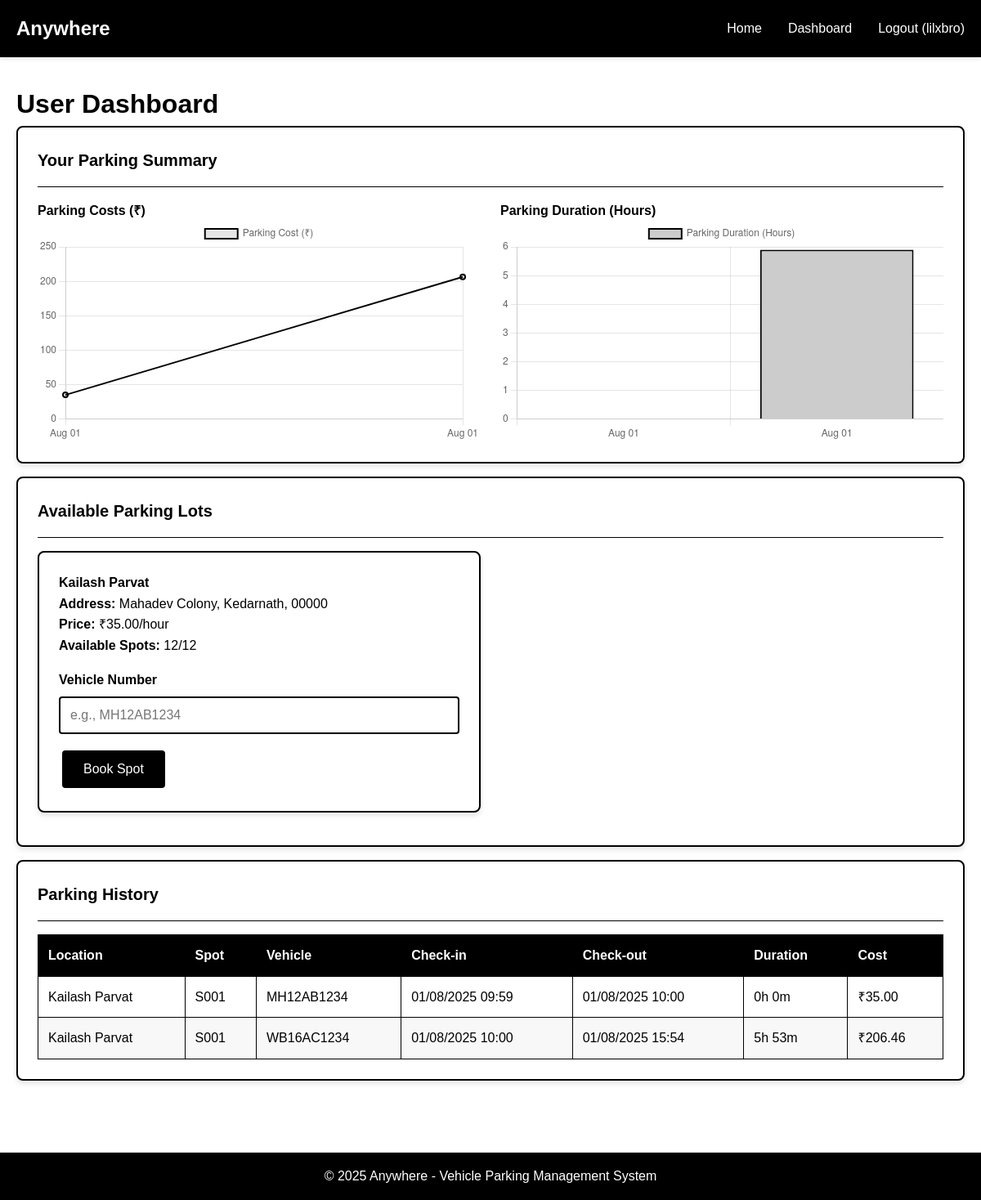
The app's page /user/dashboard (signed in), older data.
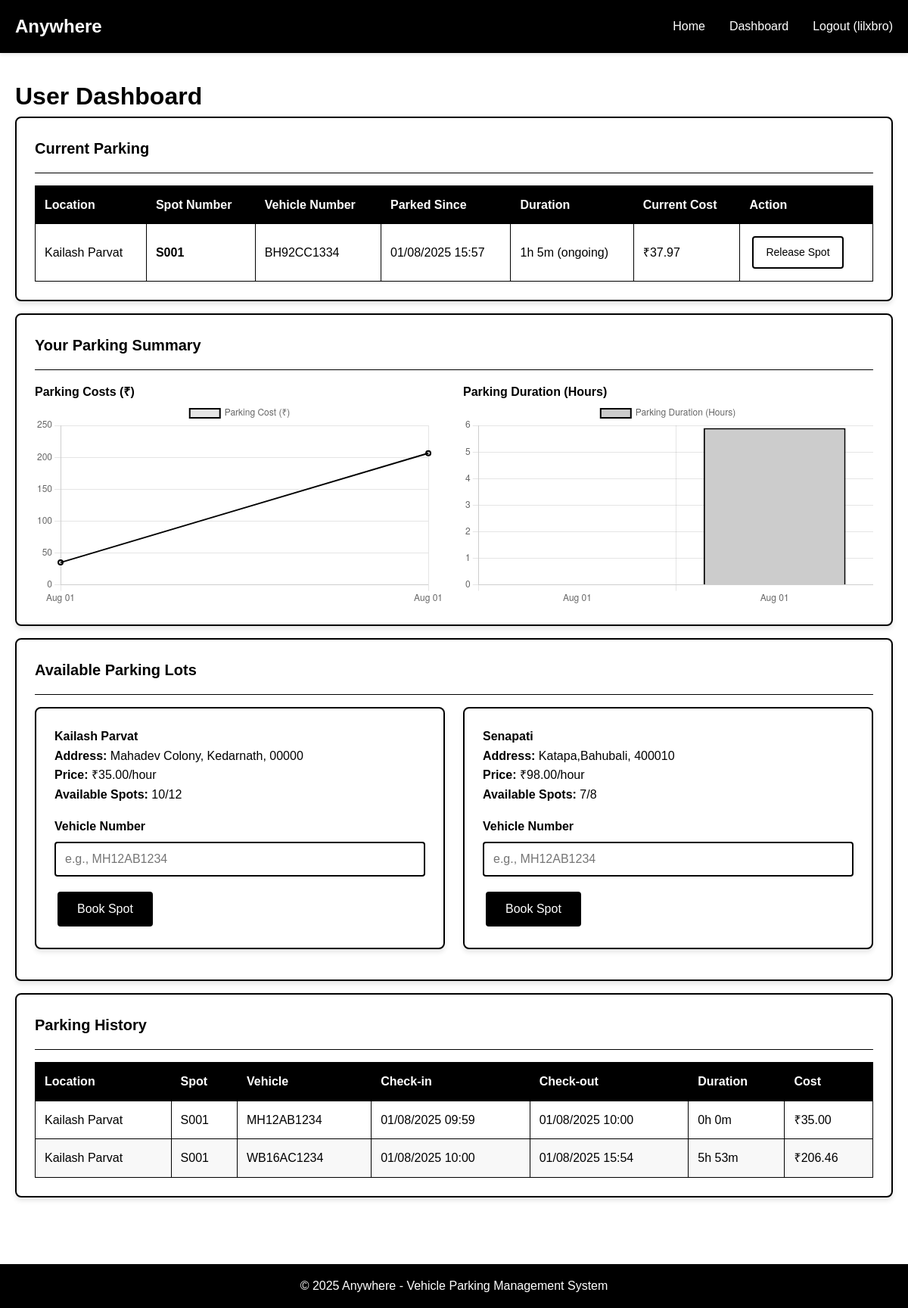
The same page, newer data.
### backend/models.py (models this page shows, shortened)
class User(db.Model):
    __tablename__ = 'users'
    id = db.Column(db.Integer, primary_key=True)
    username = db.Column(db.String(80), unique=True, nullable=False)
    email = db.Column(db.String(120), unique=True, nullable=False)
    password_hash = db.Column(db.String(120), nullable=False)
    phone = db.Column(db.String(15), nullable=True)
    is_admin = db.Column(db.Boolean, default=False)
    created_at = db.Column(db.DateTime, default=datetime.utcnow)
    reservations = db.relationship('Reservation', backref='user', lazy=True, cascade='all, delete-orphan')

class ParkingLot(db.Model):
    __tablename__ = 'parking_lots'
    id = db.Column(db.Integer, primary_key=True)
    prime_location_name = db.Column(db.String(100), nullable=False)
    address = db.Column(db.Text, nullable=False)
    pin_code = db.Column(db.String(10), nullable=False)
    price_per_hour = db.Column(db.Float, nullable=False)
    maximum_spots = db.Column(db.Integer, nullable=False)
    created_at = db.Column(db.DateTime, default=datetime.utcnow)
    spots = db.relationship('ParkingSpot', backref='lot', lazy=True, cascade='all, delete-orphan', order_by='ParkingSpot.spot_number')
    @property
    def available_spots_count(self):
        return len([spot for spot in self.spots if spot.status == 'A'])

class ParkingSpot(db.Model):
    __tablename__ = 'parking_spots'
    id = db.Column(db.Integer, primary_key=True)
    lot_id = db.Column(db.Integer, db.ForeignKey('parking_lots.id'), nullable=False)
    spot_number = db.Column(db.String(10), nullable=False)
    status = db.Column(db.String(1), default='A', nullable=False)  # A-Available, O-Occupied
    created_at = db.Column(db.DateTime, default=datetime.utcnow)
    reservations = db.relationship('Reservation', backref='spot', lazy=True)

class Reservation(db.Model):
    __tablename__ = 'reservations'
    id = db.Column(db.Integer, primary_key=True)
    spot_id = db.Column(db.Integer, db.ForeignKey('parking_spots.id'), nullable=False)
    user_id = db.Column(db.Integer, db.ForeignKey('users.id'), nullable=False)
    vehicle_number = db.Column(db.String(20), nullable=False)
    parking_timestamp = db.Column(db.DateTime, default=datetime.utcnow)
    leaving_timestamp = db.Column(db.DateTime, nullable=True)
    parking_cost = db.Column(db.Float, nullable=True)
    @property
    def duration_str(self):
        end_time = self.leaving_timestamp or datetime.utcnow()
        if self.parking_timestamp:
            duration = end_time - self.parking_timestamp
            hours = int(duration.total_seconds() // 3600)
            minutes = int((duration.total_seconds() % 3600) // 60)
            if not self.leaving_timestamp:
                return f"{hours}h {minutes}m (ongoing)"
            return f"{hours}h {minutes}m"
        return "N/A"
    @property
    def current_cost(self):
        if self.parking_timestamp and not self.leaving_timestamp:
            duration = datetime.utcnow() - self.parking_timestamp
            hours = duration.total_seconds() / 3600
            hours = max(1, hours) # Assuming minimum 1 hour charge
            return round(hours * self.spot.lot.price_per_hour, 2)
        return self.parking_cost or 0

### backend/app.py (the view)
@app.route('/user/dashboard')
@login_required
def user_dashboard():
    user = User.query.get(session['user_id'])
    if user.is_admin:
        return redirect(url_for('admin_dashboard'))
    lots = ParkingLot.query.all()
    available_lots = [lot for lot in lots if lot.available_spots_count > 0]
    current_reservations = Reservation.query.filter_by(
        user_id=user.id,
        leaving_timestamp=None
    ).all()
    past_reservations = Reservation.query.filter(
        Reservation.user_id == user.id,
        Reservation.leaving_timestamp.isnot(None)
    ).order_by(Reservation.leaving_timestamp.asc()).all()
    user_chart_data = {
        'labels': [res.leaving_timestamp.strftime('%b %d') for res in past_reservations],
        'costs': [res.parking_cost for res in past_reservations],
        'durations': [round((res.leaving_timestamp - res.parking_timestamp).total_seconds() / 3600, 2) for res in past_reservations]
    }
    return render_template('user_dashboard.html',
                           lots=available_lots,
                           current_reservations=current_reservations,
                           past_reservations=past_reservations,
                           user_chart_data=user_chart_data)

### backend/app.py (called while the page is built)
def login_required(f):
    @wraps(f)
    def decorated_function(*args, **kwargs):
        if 'user_id' not in session:
            flash('Please log in to access this page.', 'error')
            return redirect(url_for('login'))
        return f(*args, **kwargs)
    return decorated_function

### frontend/templates/user_dashboard.html (shortened to what this page needs)
{% extends "base.html" %}
{% block content %}
<h1>User Dashboard</h1>
{% if current_reservations %}
<div class="card mb-2">
    <div class="card-header">
        <h3 class="card-title">Current Parking</h3>
    </div>
    <table class="table">
        <thead>
            <tr>
                <th>Location</th>
                <th>Spot Number</th>
                <th>Vehicle Number</th>
                <th>Parked Since</th>
                <th>Duration</th>
                <th>Current Cost</th>
                <th>Action</th>
            </tr>
        </thead>
        <tbody>
            {% for reservation in current_reservations %}
            <tr>
                <td>{{ reservation.spot.lot.prime_location_name }}</td>
                <td><strong>{{ reservation.spot.spot_number }}</strong></td>
                <td>{{ reservation.vehicle_number }}</td>
                <td>{{ reservation.parking_timestamp.strftime('%d/%m/%Y %H:%M') }}</td>
                <td>{{ reservation.duration_str }}</td>
                <td>₹{{ "%.2f"|format(reservation.current_cost) }}</td>
                <td>
                    <a href="{{ url_for('release_spot', reservation_id=reservation.id) }}"
                       class="btn btn-small btn-danger"
                       onclick="return confirm('Are you sure you want to release this parking spot?')">Release Spot</a>
                </td>
            </tr>
            {% endfor %}
        </tbody>
    </table>
</div>
{% endif %}
{% if past_reservations %}
<div class="card mb-2">
    <div class="card-header">
        <h3 class="card-title">Your Parking Summary</h3>
    </div>
    <div class="row">
        <div class="col-md-6">
            <h4>Parking Costs (₹)</h4>
            <canvas id="parkingCostChart"></canvas>
        </div>
        <div class="col-md-6">
            <h4>Parking Duration (Hours)</h4>
            <canvas id="parkingDurationChart"></canvas>
        </div>
    </div>
</div>
{% endif %}
<div class="card mb-2">
    <div class="card-header">
        <h3 class="card-title">Available Parking Lots</h3>
    </div>
    {% if lots %}
        <div class="row">
            {% for lot in lots %}
            <div class="col-md-6">
                <div class="card mb-2">
                    <h4>{{ lot.prime_location_name }}</h4>
                    <p><strong>Address:</strong> {{ lot.address }}, {{ lot.pin_code }}</p>
                    <p><strong>Price:</strong> ₹{{ "%.2f"|format(lot.price_per_hour) }}/hour</p>
                    <p><strong>Available Spots:</strong> {{ lot.available_spots_count }}/{{ lot.maximum_spots }}</p>
                    {% if lot.available_spots_count > 0 %}
                        <form method="POST" action="{{ url_for('book_spot', lot_id=lot.id) }}" style="margin-top: 1rem;">
                            <div class="form-group">
                                <label class="form-label" for="vehicle_number_{{ lot.id }}">Vehicle Number</label>
                                <input type="text"
                                       class="form-control"
                                       id="vehicle_number_{{ lot.id }}"
                                       name="vehicle_number"
                                       placeholder="e.g., MH12AB1234"
                                       required>
                            </div>
                            <button type="submit" class="btn btn-primary">Book Spot</button>
                        </form>
                    {% else %}
                        <p class="text-center"><em>No spots available</em></p>
                    {% endif %}
                </div>
            </div>
            {% endfor %}
        </div>
    {% else %}
        <p class="text-center p-2">No parking lots available at the moment.</p>
    {% endif %}
</div>
{% if past_reservations %}
<div class="card">
    <div class="card-header">
        <h3 class="card-title">Parking History</h3>
    </div>
    <table class="table">
        <thead>
            <tr>
                <th>Location</th>
                <th>Spot</th>
                <th>Vehicle</th>
                <th>Check-in</th>
                <th>Check-out</th>
                <th>Duration</th>
                <th>Cost</th>
            </tr>
        </thead>
        <tbody>
            {% for reservation in past_reservations %}
            <tr>
                <td>{{ reservation.spot.lot.prime_location_name }}</td>
                <td>{{ reservation.spot.spot_number }}</td>
                <td>{{ reservation.vehicle_number }}</td>
                <td>{{ reservation.parking_timestamp.strftime('%d/%m/%Y %H:%M') }}</td>
                <td>{{ reservation.leaving_timestamp.strftime('%d/%m/%Y %H:%M') if reservation.leaving_timestamp else 'N/A' }}</td>
                <td>{{ reservation.duration_str }}</td>
                <td>₹{{ "%.2f"|format(reservation.parking_cost) if reservation.parking_cost else '0.00' }}</td>
            </tr>
            {% endfor %}
        </tbody>
    </table>
</div>
{% endif %}
{% endblock %}
{% block scripts %}
{% if user_chart_data and user_chart_data.labels %}
<script>
document.addEventListener('DOMContentLoaded', function() {
    // User Parking Cost Chart
    const costCtx = document.getElementById('parkingCostChart').getContext('2d');
    new Chart(costCtx, {
        type: 'line',
        data: {
            labels: {{ user_chart_data.labels | tojson }},
            datasets: [{
                label: 'Parking Cost (₹)',
                data: {{ user_chart_data.costs | tojson }},
                fill: false,
                borderColor: '#000000',
                tension: 0.1,
                borderWidth: 2
            }]
        },
        options: {
            responsive: true,
            scales: {
                y: {
                    beginAtZero: true
                }
            }
        }
    });
    // User Parking Duration Chart
    const durationCtx = document.getElementById('parkingDurationChart').getContext('2d');
    new Chart(durationCtx, {
        type: 'bar',
        data: {
            labels: {{ user_chart_data.labels | tojson }},
            datasets: [{
                label: 'Parking Duration (Hours)',
                data: {{ user_chart_data.durations | tojson }},
                backgroundColor: '#cccccc',
                borderColor: '#000000',
                borderWidth: 2
            }]
        },
        options: {
            responsive: true,
            scales: {
                y: {
                    beginAtZero: true
                }
            }
        }
    });
});
</script>
{% endif %}
{% endblock %}

### frontend/templates/base.html (shortened to what this page needs)
<!DOCTYPE html>
<html lang="en">
<head>
    <link rel="stylesheet" href="{{ url_for('static', filename='css/style.css') }}">
</head>
<body>
    <header class="header">
        <div class="container">
            <nav class="navbar">
                <div class="logo">Anywhere</div>
                <ul class="nav-links">
                    <li><a href="{{ url_for('index') }}">Home</a></li>
                    {% if session.user_id %}
                        {% if session.is_admin %}
                            <li><a href="{{ url_for('admin_dashboard') }}">Dashboard</a></li>
                        {% else %}
                            <li><a href="{{ url_for('user_dashboard') }}">Dashboard</a></li>
                        {% endif %}
                        <li><a href="{{ url_for('logout') }}">Logout ({{ session.username }})</a></li>
                    {% else %}
                        <li><a href="{{ url_for('login') }}">Login</a></li>
                        <li><a href="{{ url_for('register') }}">Register</a></li>
                    {% endif %}
                </ul>
            </nav>
        </div>
    </header>
    <main class="main-content">
        <div class="container">
            {% block content %}{% endblock %}
        </div>
    </main>
    <footer class="footer">
        <div class="container">
            <p>&copy; 2025 Anywhere - Vehicle Parking Management System</p>
        </div>
    </footer>
    {% block scripts %}{% endblock %}
</body>
</html>

### frontend/static/css/style.css (style rules this page uses)
* { margin: 0; padding: 0; box-sizing: border-box; }
body { font-family: 'Arial', sans-serif; background-color: #ffffff; color: #000000; line-height: 1.6; }
.container { max-width: 1200px; margin: 0 auto; padding: 0 20px; }
.header { background-color: #000000; color: #ffffff; padding: 1rem 0; box-shadow: 0 2px 5px rgba(0,0,0,0.1); }
.navbar { display: flex; justify-content: space-between; align-items: center; }
.logo { font-size: 1.5rem; font-weight: bold; }
.nav-links { display: flex; list-style: none; gap: 2rem; }
.nav-links a { color: #ffffff; text-decoration: none; transition: color 0.3s; }
.main-content { min-height: calc(100vh - 160px); padding: 2rem 0; }
.card { background-color: #ffffff; border: 2px solid #000000; border-radius: 8px; padding: 1.5rem; margin-bottom: 1.5rem; box-shadow: 0 4px 6px rgba(0,0,0,0.1); overflow: hidden; }
.card-header { border-bottom: 1px solid #000000; padding-bottom: 1rem; margin-bottom: 1rem; display: flex; justify-content: space-between; align-items: center; flex-wrap: wrap; }
.card-title { font-size: 1.25rem; font-weight: bold; color: #000000; margin-bottom: 0; }
.form-group { margin-bottom: 1rem; }
.form-label { display: block; margin-bottom: 0.5rem; font-weight: bold; color: #000000; }
.form-control { width: 100%; padding: 0.75rem; border: 2px solid #000000; border-radius: 4px; font-size: 1rem; background-color: #ffffff; color: #000000; }
.btn { display: inline-block; padding: 0.75rem 1.5rem; margin: 0.25rem; border: 2px solid #000000; border-radius: 4px; text-decoration: none; font-size: 1rem; cursor: pointer; transition: all 0.3s; text-align: center; background-color: #ffffff; color: #000000; }
.btn-primary { background-color: #000000; color: #ffffff; }
.btn-danger { border-color: #000000; color: #000000; }
.btn-small { padding: 0.5rem 1rem; font-size: 0.875rem; }
.table { width: 100%; border-collapse: collapse; margin-top: 1rem; }
.table th, .table td { padding: 0.75rem; text-align: left; border: 1px solid #000000; white-space: nowrap; }
.table th { background-color: #000000; color: #ffffff; font-weight: bold; }
.table tr:nth-child(even) { background-color: #f8f8f8; }
.row { display: flex; flex-wrap: wrap; margin: 0 -0.75rem; }
.col-md-8, .col-md-6, .col-md-4 { padding: 0 0.75rem; width: 100%; }
@media (min-width: 768px) { .col-md-6 { flex: 0 0 50%; max-width: 50%; } }
.footer { background-color: #000000; color: #ffffff; text-align: center; padding: 1rem 0; margin-top: 2rem; }
.mb-2 { margin-bottom: 1rem; }

Row changes from the older to the newer data that the page shows:
added Reservation: spot.lot.prime_location_name "Kailash Parvat", spot.spot_number "S001", vehicle_number "BH92CC1334", parking_timestamp "01/08/2025 15:57", duration_str "1h 5m (ongoing)", current_cost "37.97", shown under "Current Parking"
changed through a linked row, ParkingLot "Kailash Parvat": available_spots_count "12" → "10"
added ParkingLot: prime_location_name "Senapati", address "Katapa,Bahubali", pin_code "400010", price_per_hour "98.00", available_spots_count "7", maximum_spots "8", vehicle_number "e.g., MH12AB1234"
Text that changed along with them:
text now shown: "Current Parking Location Spot Number Vehicle Number Parked Since Duration Current Cost Action"
